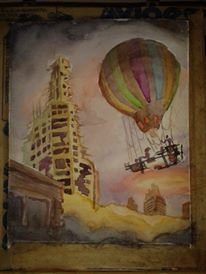
#> input picture sample/10154929_10152308842398812_1376537801_n.jpg, 206 x 274 px
$ python palette_extractor.py --image ../sample/10154929_10152308842398812_1376537801_n.jpg
#> lines starting #> are read from the running program, lines starting #| are printed output that depends on the picture; after the words box and inside, x2 and y2 are one past the last pixel; in counts of white or black regions, pixels touching at a corner belong together
import numpy as np
import cv2
import colorsys
import argparse
import math
import os


def image_segmentation(k, image):
  """image_segmentation(k=int, image=nparray)
  k: is the number of colors
  image: is the source image (cv2)
  return -> color array, image segmentated"""

  def step (r,g,b, repetitions=1):
    """step color sorting"""
    lum = math.sqrt( .241 * r + .691 * g + .068 * b )

    h, s, v = colorsys.rgb_to_hsv(r,g,b)

    h2 = int(h * repetitions)
    lum2 = int(lum * repetitions)
    v2 = int(v * repetitions)

    return (h2, lum, v2)

  Z = image.reshape((-1,3))
  Z = np.float32(Z)
  # define criteria, number of clusters(K) and apply kmeans()
  criteria = (cv2.TERM_CRITERIA_EPS + cv2.TERM_CRITERIA_MAX_ITER, 10, 1.0)

  # k defines the number of main colors to capture in the image
  _ , label ,center = cv2.kmeans(Z,k,None,criteria,10,cv2.KMEANS_RANDOM_CENTERS)
  res = center[label.flatten()]
  res2 = res.reshape((image.shape))
  colour = []

  for c in center:
    colour.append((int(c[0]),int(c[1]),int(c[2]) ))

  colour.sort(key= lambda x: step(x[0],x[1],x[2],8))

  return colour, res2

def palette(colour, image, x_len = 6):
  """palette(colour, image)
  colour: array of tuples with color information
  image: is the source image (cv2) to capture its x and y size
  return -> generated palette image"""

  y,x,_ = image.shape
  img2 = np.zeros((int(y), int(x/x_len),3), np.uint8)

  x = int(x/x_len)

  for centroid_color, pos in zip(colour, range(0,len(colour))):
    cv2.rectangle(img2, (0, int(y-pos*y/len(colour) - y/len(colour))), (x, int(y-pos*y/len(colour) - y/len(colour)) + int(y/len(colour))),
      color=(centroid_color), thickness=-1)

  return img2

def concatenate_images(img, img2):
  """enter two images and it concatenates side-by-side
  return -> concatenated images"""

  h1, w1 = img.shape[:2]
  h2, w2 = img2.shape[:2]
  vis = np.zeros((max(h1, h2), w1+w2, 3), np.uint8)
  vis[:h1, :w1] = img
  vis[:h2, w1:w1+w2] = img2

  return vis

if __name__ == '__main__':
  parser = argparse.ArgumentParser(description='Process the a reduced color palette of an image.')
  parser.add_argument('-i','--image',type=str, required=True,
                    help='the file to extract the palette')
  parser.add_argument('-c','--colors_palette', type=int, default=5,
                    help='number of colors you want to extract')
  parser.add_argument('-s', '--silent', action='store_true', default=False)
  args = parser.parse_args()


  img = cv2.imread(args.image)
#> img is the input picture: shape (274, 206, 3); mean B, G, R 52.5, 76.1, 95.5

  colour, res2 = image_segmentation(k = args.colors_palette, image=img)
#> in image_segmentation, `_ , label ,center = cv2.kmeans(Z,k,None,criteria,10,cv2.KMEANS_RANDOM_..`: center = [[97.88, 125.2, 149.1], [66.87, 96.55, 117.8], [11.27, 18.17, 25.26], [39.48, 66.78, 88.96], [25.74, 43.21, 59.22]]
#> in image_segmentation, `res2 = res.reshape((image.shape))`:
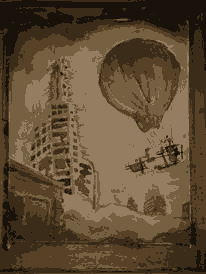
#> res2: shape (274, 206, 3) float32; mean B, G, R 52.5, 76.1, 95.5
#> the loop in image_segmentation, `for c in center:` made 5 passes
#> after the loop in image_segmentation, `for c in center:`: colour = [(97, 125, 149), (66, 96, 117), (11, 18, 25), (39, 66, 88), (25, 43, 59)]
#> colour = [(11, 18, 25), (25, 43, 59), (39, 66, 88), (66, 96, 117), (97, 125, 149)]

  img2 = palette(colour, res2)
#> the loop in palette, `for centroid_color, pos in zip(colour, range(0,len(colour))):` made 5 passes
#> after the loop in palette, `for centroid_color, pos in zip(colour, range(0,len(colour))):`:
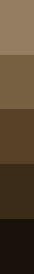
#> img2: shape (274, 34, 3); mean of channels 0, 1, 2 47.5, 69.5, 87.5; drawn as B, G, R

  vis = concatenate_images(img, img2)
#> in concatenate_images, `vis[:h1, :w1] = img`:
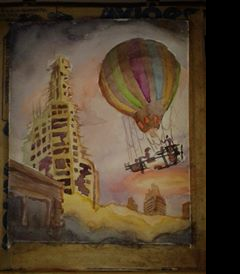
#> vis: shape (274, 240, 3); mean B, G, R 45.1, 65.3, 81.9
#> in concatenate_images, `vis[:h2, w1:w1+w2] = img2`:
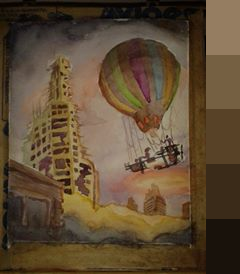
#> vis: shape (274, 240, 3); 14.17% of pixels changed, all inside (x1, y1, x2, y2) = (206, 0, 240, 274)

  file_path, file_ext = os.path.splitext(args.image)
  output_file = file_path+'_palette='+str(args.colors_palette)+file_ext
  cv2.imwrite(output_file, vis)

  if not args.silent:
    cv2.imshow('res2',vis)
    cv2.waitKey(0)
    cv2.destroyAllWindows()

$ run again, on sample/14459130_661584650690349_1298659341_n.jpg
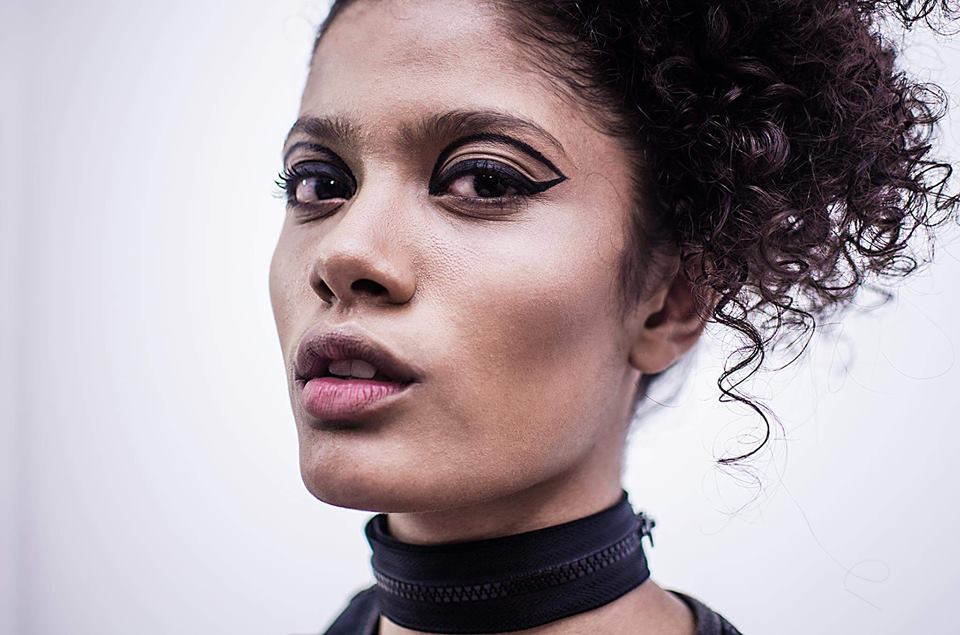
#> input picture sample/14459130_661584650690349_1298659341_n.jpg, 960 x 635 px
#> img is the input picture: shape (635, 960, 3); mean B, G, R 164.5, 158.5, 170.5
#> center = [[119.3, 121.5, 161.3], [65.24, 59.62, 82.13], [20.01, 13.33, 19.71], [238.4, 229.5, 230.8], [178.7, 177.2, 204.1]]
#> the loop in image_segmentation, `for c in center:` made 5 passes
#> after the loop in image_segmentation, `for c in center:`: colour = [(119, 121, 161), (65, 59, 82), (20, 13, 19), (238, 229, 230), (178, 177, 204)]
#> `colour, res2 = image_segmentation(k = args.colors_palette, image=img)`: colour = [(65, 59, 82), (119, 121, 161), (178, 177, 204), (20, 13, 19), (238, 229, 230)]
#> the loop in palette, `for centroid_color, pos in zip(colour, range(0,len(colour))):` made 5 passes
#> after the loop in palette, `for centroid_color, pos in zip(colour, range(0,len(colour))):`:
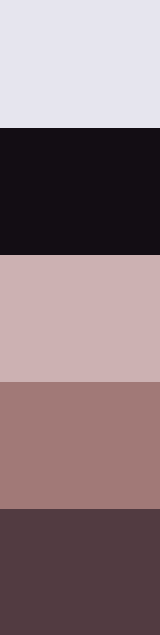
#> img2: shape (635, 160, 3); mean of channels 0, 1, 2 124.3, 120.1, 139.4; drawn as B, G, R
#> in concatenate_images, `vis[:h2, w1:w1+w2] = img2`:
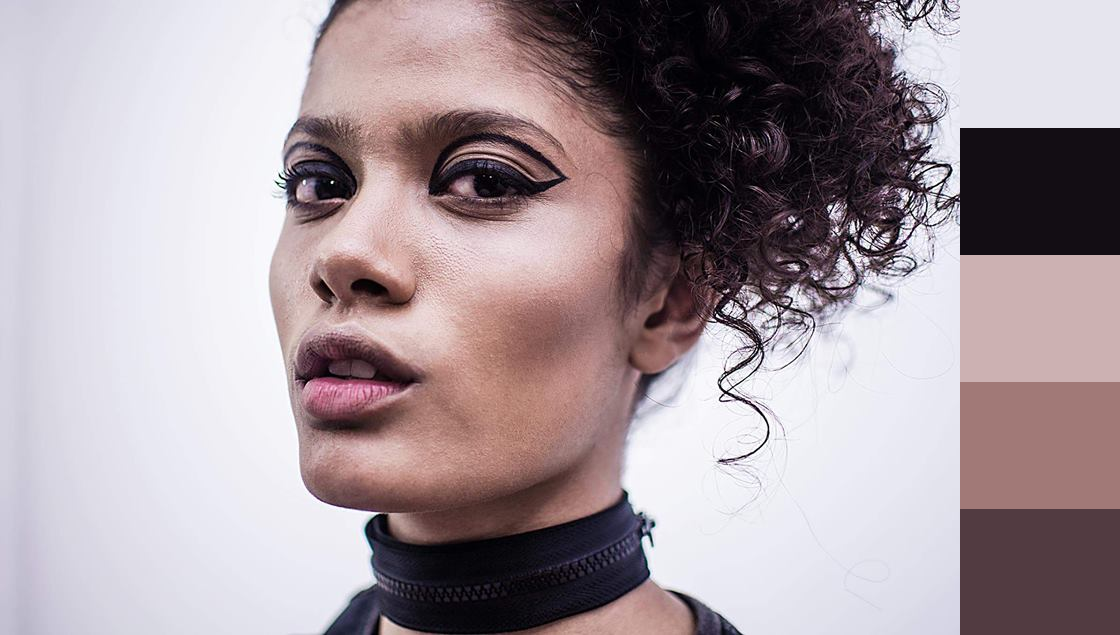
#> vis: shape (635, 1120, 3); mean B, G, R 158.7, 153, 166.1

$ run again, on sample/14483768_661586674023480_1962552229_n.jpg
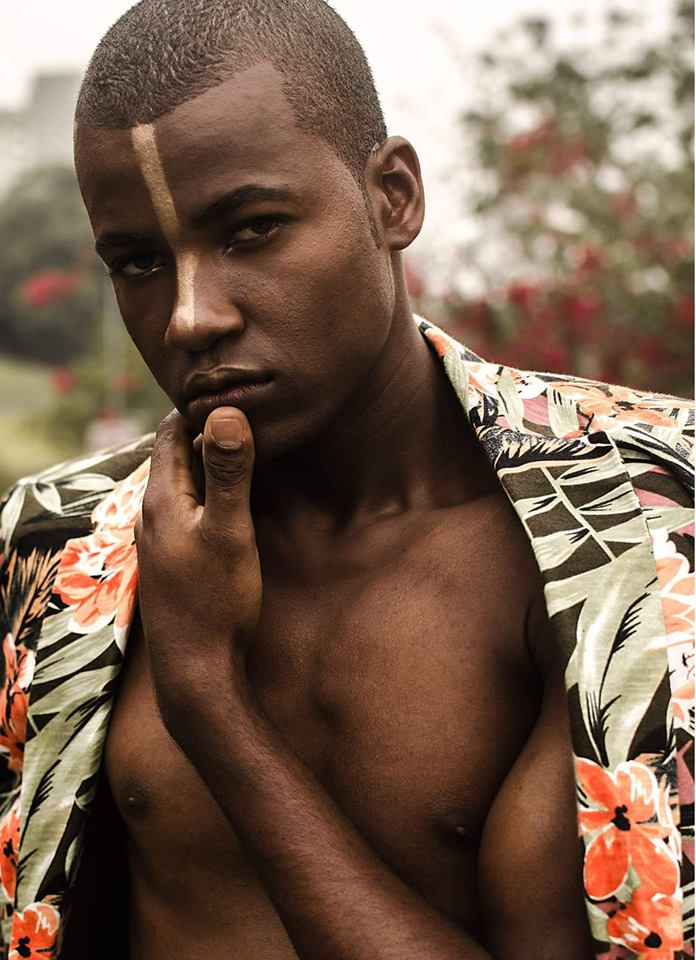
#> input picture sample/14483768_661586674023480_1962552229_n.jpg, 696 x 960 px
#> img is the input picture: shape (960, 696, 3); mean B, G, R 80.4, 97.7, 121.9
#> center = [[16.52, 25.18, 40.82], [217.9, 231.9, 241], [137.5, 165.4, 195.4], [80.56, 105.9, 142.5], [45.44, 64.05, 95.79]]
#> the loop in image_segmentation, `for c in center:` made 5 passes
#> after the loop in image_segmentation, `for c in center:`: colour = [(16, 25, 40), (217, 231, 240), (137, 165, 195), (80, 105, 142), (45, 64, 95)]
#> `colour, res2 = image_segmentation(k = args.colors_palette, image=img)`: colour = [(16, 25, 40), (45, 64, 95), (80, 105, 142), (137, 165, 195), (217, 231, 240)]
#> the loop in palette, `for centroid_color, pos in zip(colour, range(0,len(colour))):` made 5 passes
#> after the loop in palette, `for centroid_color, pos in zip(colour, range(0,len(colour))):`:
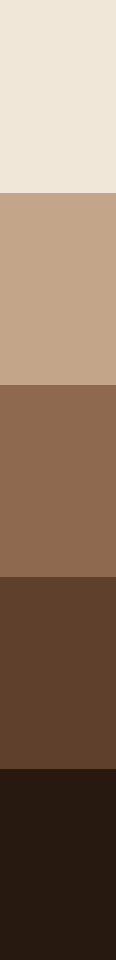
#> img2: shape (960, 116, 3); mean of channels 0, 1, 2 99.2, 118.2, 142.6; drawn as B, G, R
#> in concatenate_images, `vis[:h2, w1:w1+w2] = img2`:
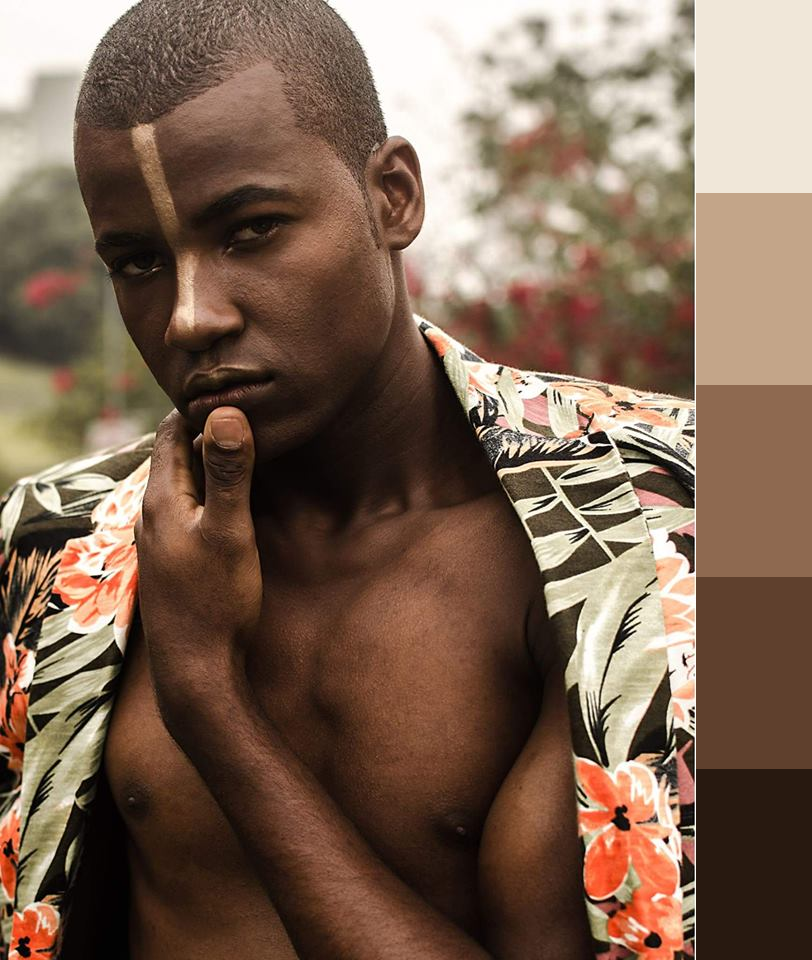
#> vis: shape (960, 812, 3); mean B, G, R 83.1, 100.6, 124.8
